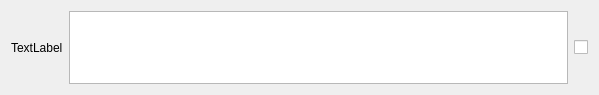
<?xml version="1.0" encoding="UTF-8"?>
<ui version="4.0">
 <class>Form_B</class>
 <widget class="QWidget" name="Form_B">
  <property name="geometry">
   <rect>
    <x>0</x>
    <y>0</y>
    <width>599</width>
    <height>95</height>
   </rect>
  </property>
  <property name="sizePolicy">
   <sizepolicy hsizetype="Preferred" vsizetype="Preferred">
    <horstretch>0</horstretch>
    <verstretch>0</verstretch>
   </sizepolicy>
  </property>
  <property name="windowTitle">
   <string>Form</string>
  </property>
  <layout class="QHBoxLayout" name="horizontalLayout">
   <item>
    <widget class="QLabel" name="label">
     <property name="text">
      <string>TextLabel</string>
     </property>
    </widget>
   </item>
   <item>
    <widget class="QPlainTextEdit" name="plainTextEdit">
     <property name="cursor" stdset="0">
      <cursorShape>IBeamCursor</cursorShape>
     </property>
     <property name="lineWidth">
      <number>0</number>
     </property>
     <property name="readOnly">
      <bool>true</bool>
     </property>
     <property name="textInteractionFlags">
      <set>Qt::TextSelectableByMouse</set>
     </property>
    </widget>
   </item>
   <item>
    <widget class="QCheckBox" name="checkBox">
     <property name="text">
      <string/>
     </property>
    </widget>
   </item>
  </layout>
 </widget>
 <resources/>
 <connections/>
</ui>
